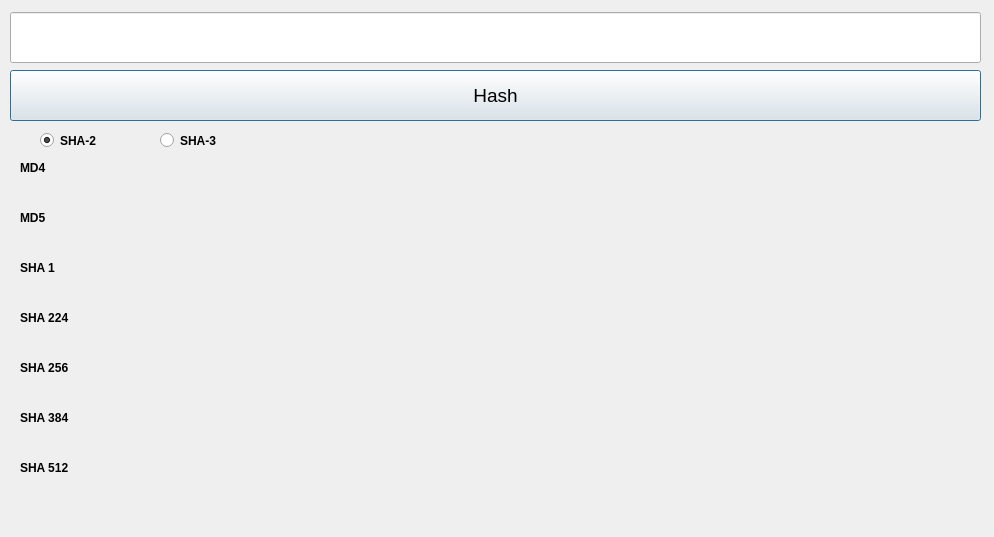
<?xml version="1.0" encoding="UTF-8"?>
<ui version="4.0">
 <class>Dialog</class>
 <widget class="QDialog" name="Dialog">
  <property name="geometry">
   <rect>
    <x>0</x>
    <y>0</y>
    <width>994</width>
    <height>537</height>
   </rect>
  </property>
  <property name="windowTitle">
   <string>Mango</string>
  </property>
  <property name="windowIcon">
   <iconset>
    <normaloff>../../../../../../usr/share/icons/oxygen/16x16/actions/draw-eraser.png</normaloff>../../../../../../usr/share/icons/oxygen/16x16/actions/draw-eraser.png</iconset>
  </property>
  <property name="toolTip">
   <string/>
  </property>
  <widget class="QLineEdit" name="lineEdit">
   <property name="geometry">
    <rect>
     <x>10</x>
     <y>12</y>
     <width>971</width>
     <height>51</height>
    </rect>
   </property>
   <property name="font">
    <font>
     <family>DejaVu Serif</family>
     <pointsize>16</pointsize>
     <weight>75</weight>
     <italic>false</italic>
     <bold>true</bold>
    </font>
   </property>
   <property name="toolTip">
    <string>Repeat after me: &quot;An acre is an area whose length is one furlong and whose width is one chain.&quot; 

We don't need no education.
We don't need no tought control.</string>
   </property>
   <property name="layoutDirection">
    <enum>Qt::RightToLeft</enum>
   </property>
   <property name="cursorPosition">
    <number>0</number>
   </property>
   <property name="alignment">
    <set>Qt::AlignJustify|Qt::AlignVCenter</set>
   </property>
  </widget>
  <widget class="QPushButton" name="pushButton">
   <property name="geometry">
    <rect>
     <x>10</x>
     <y>70</y>
     <width>971</width>
     <height>51</height>
    </rect>
   </property>
   <property name="font">
    <font>
     <pointsize>14</pointsize>
    </font>
   </property>
   <property name="text">
    <string>Hash</string>
   </property>
  </widget>
  <widget class="QLabel" name="label">
   <property name="geometry">
    <rect>
     <x>20</x>
     <y>260</y>
     <width>41</width>
     <height>16</height>
    </rect>
   </property>
   <property name="font">
    <font>
     <weight>75</weight>
     <bold>true</bold>
    </font>
   </property>
   <property name="text">
    <string>SHA 1</string>
   </property>
  </widget>
  <widget class="QLabel" name="label_2">
   <property name="geometry">
    <rect>
     <x>20</x>
     <y>280</y>
     <width>371</width>
     <height>21</height>
    </rect>
   </property>
   <property name="font">
    <font>
     <strikeout>true</strikeout>
    </font>
   </property>
   <property name="toolTip">
    <string>No recomanable utilitzar-lo. Crackejable.</string>
   </property>
   <property name="text">
    <string/>
   </property>
   <property name="textInteractionFlags">
    <set>Qt::LinksAccessibleByMouse</set>
   </property>
  </widget>
  <widget class="QLabel" name="label_3">
   <property name="geometry">
    <rect>
     <x>20</x>
     <y>310</y>
     <width>59</width>
     <height>15</height>
    </rect>
   </property>
   <property name="font">
    <font>
     <weight>75</weight>
     <bold>true</bold>
    </font>
   </property>
   <property name="text">
    <string>SHA 224</string>
   </property>
  </widget>
  <widget class="QLabel" name="label_4">
   <property name="geometry">
    <rect>
     <x>20</x>
     <y>330</y>
     <width>661</width>
     <height>21</height>
    </rect>
   </property>
   <property name="text">
    <string/>
   </property>
   <property name="textInteractionFlags">
    <set>Qt::LinksAccessibleByMouse|Qt::TextSelectableByMouse</set>
   </property>
  </widget>
  <widget class="QLabel" name="label_5">
   <property name="geometry">
    <rect>
     <x>20</x>
     <y>360</y>
     <width>59</width>
     <height>15</height>
    </rect>
   </property>
   <property name="font">
    <font>
     <weight>75</weight>
     <bold>true</bold>
    </font>
   </property>
   <property name="text">
    <string>SHA 256</string>
   </property>
  </widget>
  <widget class="QLabel" name="label_6">
   <property name="geometry">
    <rect>
     <x>20</x>
     <y>380</y>
     <width>661</width>
     <height>21</height>
    </rect>
   </property>
   <property name="text">
    <string/>
   </property>
   <property name="textInteractionFlags">
    <set>Qt::LinksAccessibleByMouse|Qt::TextSelectableByMouse</set>
   </property>
  </widget>
  <widget class="QLabel" name="label_7">
   <property name="geometry">
    <rect>
     <x>20</x>
     <y>460</y>
     <width>59</width>
     <height>15</height>
    </rect>
   </property>
   <property name="font">
    <font>
     <weight>75</weight>
     <bold>true</bold>
    </font>
   </property>
   <property name="text">
    <string>SHA 512</string>
   </property>
  </widget>
  <widget class="QLabel" name="label_8">
   <property name="geometry">
    <rect>
     <x>20</x>
     <y>480</y>
     <width>961</width>
     <height>21</height>
    </rect>
   </property>
   <property name="text">
    <string/>
   </property>
   <property name="textInteractionFlags">
    <set>Qt::LinksAccessibleByMouse|Qt::TextSelectableByMouse</set>
   </property>
  </widget>
  <widget class="QLabel" name="label_9">
   <property name="geometry">
    <rect>
     <x>20</x>
     <y>210</y>
     <width>59</width>
     <height>15</height>
    </rect>
   </property>
   <property name="font">
    <font>
     <weight>75</weight>
     <bold>true</bold>
    </font>
   </property>
   <property name="toolTip">
    <string>No utilitzar. Crackejable.</string>
   </property>
   <property name="text">
    <string>MD5</string>
   </property>
  </widget>
  <widget class="QLabel" name="label_10">
   <property name="geometry">
    <rect>
     <x>20</x>
     <y>230</y>
     <width>381</width>
     <height>21</height>
    </rect>
   </property>
   <property name="font">
    <font>
     <strikeout>true</strikeout>
    </font>
   </property>
   <property name="toolTip">
    <string>No utilitzar-lo. Crackejable.</string>
   </property>
   <property name="text">
    <string/>
   </property>
  </widget>
  <widget class="QLabel" name="label_11">
   <property name="geometry">
    <rect>
     <x>20</x>
     <y>180</y>
     <width>381</width>
     <height>21</height>
    </rect>
   </property>
   <property name="font">
    <font>
     <strikeout>true</strikeout>
    </font>
   </property>
   <property name="toolTip">
    <string>Només per e-Mule. Falsos positius.</string>
   </property>
   <property name="text">
    <string/>
   </property>
  </widget>
  <widget class="QLabel" name="label_12">
   <property name="geometry">
    <rect>
     <x>20</x>
     <y>160</y>
     <width>59</width>
     <height>15</height>
    </rect>
   </property>
   <property name="font">
    <font>
     <weight>75</weight>
     <bold>true</bold>
    </font>
   </property>
   <property name="text">
    <string>MD4</string>
   </property>
  </widget>
  <widget class="QLabel" name="label_13">
   <property name="geometry">
    <rect>
     <x>20</x>
     <y>410</y>
     <width>59</width>
     <height>15</height>
    </rect>
   </property>
   <property name="font">
    <font>
     <weight>75</weight>
     <bold>true</bold>
    </font>
   </property>
   <property name="text">
    <string>SHA 384</string>
   </property>
  </widget>
  <widget class="QLabel" name="label_14">
   <property name="geometry">
    <rect>
     <x>20</x>
     <y>430</y>
     <width>721</width>
     <height>21</height>
    </rect>
   </property>
   <property name="text">
    <string/>
   </property>
  </widget>
  <widget class="QRadioButton" name="radioButton">
   <property name="geometry">
    <rect>
     <x>40</x>
     <y>130</y>
     <width>100</width>
     <height>21</height>
    </rect>
   </property>
   <property name="font">
    <font>
     <weight>75</weight>
     <bold>true</bold>
    </font>
   </property>
   <property name="text">
    <string>SHA-2</string>
   </property>
   <property name="checked">
    <bool>true</bool>
   </property>
  </widget>
  <widget class="QRadioButton" name="radioButton_2">
   <property name="geometry">
    <rect>
     <x>160</x>
     <y>130</y>
     <width>100</width>
     <height>21</height>
    </rect>
   </property>
   <property name="font">
    <font>
     <weight>75</weight>
     <bold>true</bold>
    </font>
   </property>
   <property name="toolTip">
    <string>Keccak</string>
   </property>
   <property name="text">
    <string>SHA-3</string>
   </property>
  </widget>
 </widget>
 <layoutdefault spacing="6" margin="11"/>
 <resources/>
 <connections/>
</ui>
